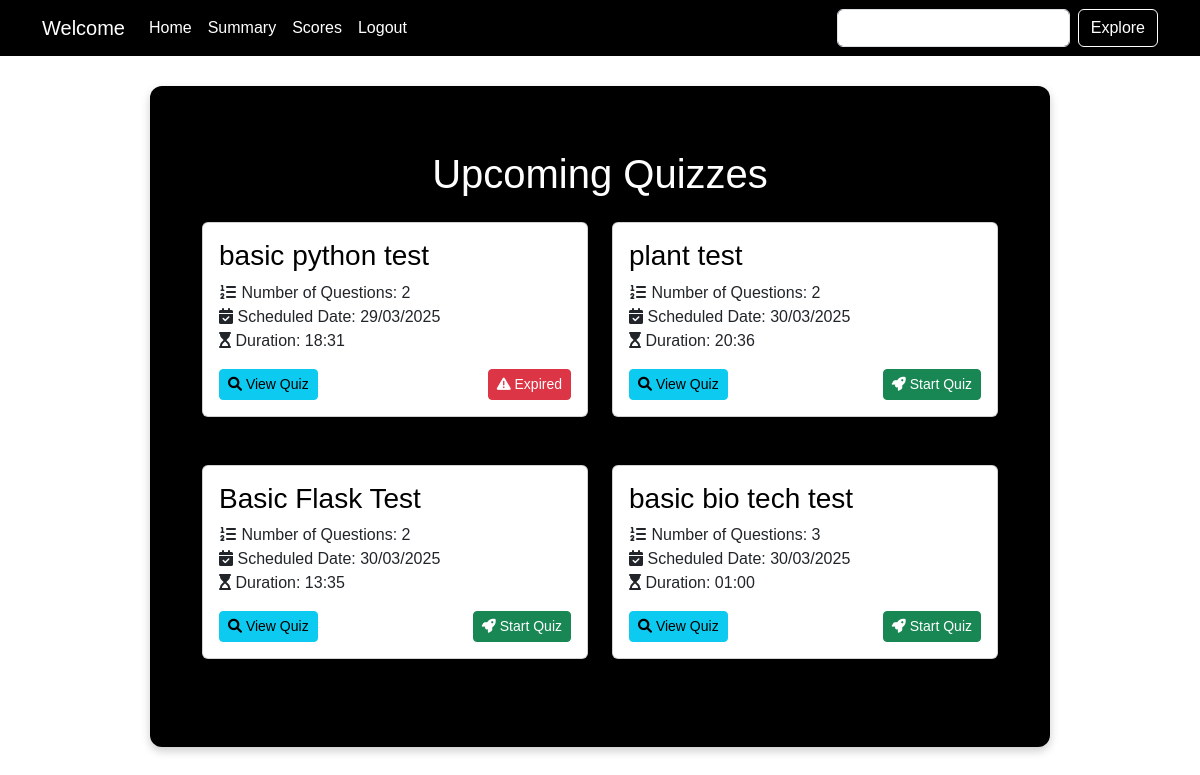
/user_dashboard/KD, run on the app's committed database.
### backend/models.py (models this page shows)
class Quiz(db.Model):
    __tablename__ = "quizzes"
    id = db.Column(db.Integer, primary_key=True)
    chapter_id = db.Column(db.Integer, db.ForeignKey("chapters.id"), nullable=False)  # Fixed FK
    quiz_name = db.Column(db.String(80), nullable=False)
    quiz_date = db.Column(db.Date, nullable=False)  # Fixed Date Type
    duration = db.Column(db.Time, nullable=False)  # Fixed Duration Type
    remarks = db.Column(db.String(200), nullable=False)
    questions = db.relationship("Question", backref="quizzes", lazy=True, cascade="all,delete")
    scores = db.relationship("Score", backref="quizzes", lazy=True, cascade="all,delete")

### backend/controllers.py (the view)
@app.route('/user_dashboard/<name>', methods=['GET', 'POST'])
def user_dashboard(name):
    quizzes = Quiz.query.all()
    user = User.query.filter_by(username=name).first()
    today = datetime.today().date()
    return render_template('user_dashboard.html', name=name, quizzes=quizzes, today=today)

### templates/user_dashboard.html
{% extends 'user_layout.html' %}
{% block content %}
  <div class="container">
    <h1 class="text-center my-4" style="color:white;">Upcoming Quizzes</h1>
    {% if quizzes %}
      <div class="row">
        {% for quiz in quizzes %}
          <div class="col-sm-6 mb-4">
            <div class="card mb-4">
              <div class="card-body">
                <h3 class="card-title text-black">{{ quiz.quiz_name }}</h3>
                <p class="card-text">
                  <i class="fas fa-list-ol"></i> Number of Questions: {{ quiz.questions | length }}<br>
                  <i class="fas fa-calendar-check"></i> Scheduled Date: {{ quiz.quiz_date.strftime('%d/%m/%Y') }}<br>
                  <i class="fas fa-hourglass-start"></i> Duration: {{ quiz.duration.strftime('%H:%M') }}<br>
                </p>
                <div class="d-flex justify-content-between">
                  <a href="/view_quiz_details/{{ quiz.id }}/{{ name }}" class="btn btn-info btn-sm">
                    <i class="fas fa-search"></i> View Quiz
                  </a>
                  {% if quiz.quiz_date == today %}
                    <a href="/start_quizuser/{{ quiz.id }}/{{ name }}" class="btn btn-success btn-sm">
                      <i class="fas fa-rocket"></i> Start Quiz
                    </a>
                  {% elif quiz.quiz_date > today %}
                    <button class="btn btn-warning btn-sm" onclick="alert('This quiz is not live yet!')">
                      <i class="fas fa-pause-circle"></i> Not Live Yet
                    </button>
                  {% else %}
                    <button class="btn btn-danger btn-sm" onclick="alert('Quiz date has passed!')">
                      <i class="fas fa-exclamation-triangle"></i> Expired
                    </button>
                  {% endif %}
                </div>
              </div>
            </div>
          </div>
        {% endfor %}
      </div>
    {% else %}
      <h3 class="text-center">No Quizzes Found</h3>
    {% endif %}
  </div>
{% endblock %}

### templates/user_layout.html (style rules this page uses)
body { background-color: white; font-family: Arial, sans-serif; }

### data on the page
Quiz: quiz_name "basic python test", questions|length "2", quiz_date "29/03/2025", duration "18:31", shows "Expired"
Quiz: quiz_name "plant test", questions|length "2", quiz_date "30/03/2025", duration "20:36"
Quiz: quiz_name "Basic Flask Test", questions|length "2", quiz_date "30/03/2025", duration "13:35"
Quiz: quiz_name "basic bio tech test", questions|length "3", quiz_date "30/03/2025", duration "01:00"
